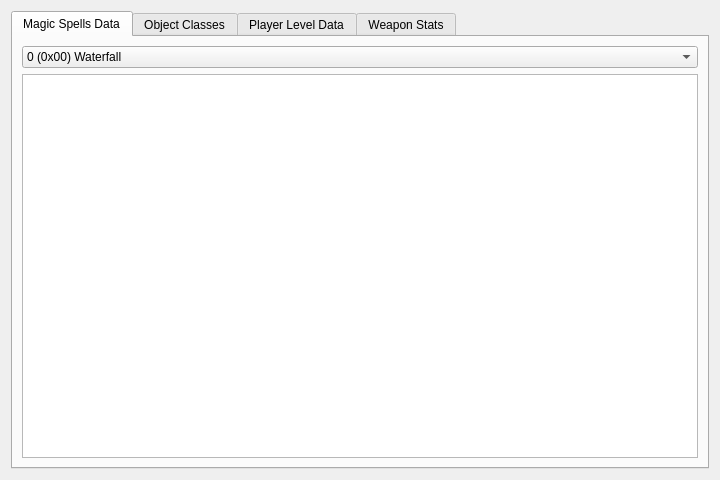
<?xml version="1.0" encoding="UTF-8"?>
<ui version="4.0">
 <class>GameDBEditWidget</class>
 <widget class="QWidget" name="GameDBEditWidget">
  <property name="geometry">
   <rect>
    <x>0</x>
    <y>0</y>
    <width>720</width>
    <height>480</height>
   </rect>
  </property>
  <property name="windowTitle">
   <string>Form</string>
  </property>
  <layout class="QHBoxLayout" name="horizontalLayout">
   <item>
    <widget class="QTabWidget" name="tabWidget">
     <property name="currentIndex">
      <number>0</number>
     </property>
     <widget class="QWidget" name="magicTab">
      <attribute name="title">
       <string>Magic Spells Data</string>
      </attribute>
      <layout class="QVBoxLayout" name="verticalLayout">
       <item>
        <widget class="QComboBox" name="magicCombo">
         <item>
          <property name="text">
           <string>0 (0x00) Waterfall</string>
          </property>
         </item>
         <item>
          <property name="text">
           <string>1 (0x01) Stone</string>
          </property>
         </item>
         <item>
          <property name="text">
           <string>2 (0x02) Earth Wave</string>
          </property>
         </item>
         <item>
          <property name="text">
           <string>3 (0x03) Meteor</string>
          </property>
         </item>
         <item>
          <property name="text">
           <string>4 (0x04) Wind Cutter</string>
          </property>
         </item>
         <item>
          <property name="text">
           <string>5 (0x05) Ice Storm</string>
          </property>
         </item>
         <item>
          <property name="text">
           <string>6 (0x06) Freeze</string>
          </property>
         </item>
         <item>
          <property name="text">
           <string>7 (0x07) Fire Ball</string>
          </property>
         </item>
         <item>
          <property name="text">
           <string>8 (0x08) Fire Wall</string>
          </property>
         </item>
         <item>
          <property name="text">
           <string>9 (0x09) Fire Storm</string>
          </property>
         </item>
         <item>
          <property name="text">
           <string>10 (0x0A) Flame</string>
          </property>
         </item>
         <item>
          <property name="text">
           <string>11 (0x0B) Lightning Volt</string>
          </property>
         </item>
         <item>
          <property name="text">
           <string>12 (0x0C) Flash</string>
          </property>
         </item>
         <item>
          <property name="text">
           <string>13 (0x0D) Seath</string>
          </property>
         </item>
         <item>
          <property name="text">
           <string>14 (0x0E) Dispoison</string>
          </property>
         </item>
         <item>
          <property name="text">
           <string>15 (0x0F) Resist Fire</string>
          </property>
         </item>
         <item>
          <property name="text">
           <string>16 (0x10) Earth Heal</string>
          </property>
         </item>
         <item>
          <property name="text">
           <string>17 (0x11) Missile Shield</string>
          </property>
         </item>
         <item>
          <property name="text">
           <string>18 (0x12) Light</string>
          </property>
         </item>
         <item>
          <property name="text">
           <string>19 (0x13) Breath</string>
          </property>
         </item>
         <item>
          <property name="text">
           <string>20 (0x14) Dunno</string>
          </property>
         </item>
         <item>
          <property name="text">
           <string>21 (0x15) Dunno</string>
          </property>
         </item>
         <item>
          <property name="text">
           <string>22 (0x16) Dunno</string>
          </property>
         </item>
         <item>
          <property name="text">
           <string>23 (0x17) Dunno</string>
          </property>
         </item>
         <item>
          <property name="text">
           <string>24 (0x18) Dunno</string>
          </property>
         </item>
         <item>
          <property name="text">
           <string>25 (0x19) Dunno</string>
          </property>
         </item>
         <item>
          <property name="text">
           <string>26 (0x1A) Dunno</string>
          </property>
         </item>
         <item>
          <property name="text">
           <string>27 (0x1B) Dunno</string>
          </property>
         </item>
         <item>
          <property name="text">
           <string>28 (0x1C) Dunno</string>
          </property>
         </item>
         <item>
          <property name="text">
           <string>29 (0x1D) Dunno</string>
          </property>
         </item>
         <item>
          <property name="text">
           <string>30 (0x1E) Dunno</string>
          </property>
         </item>
         <item>
          <property name="text">
           <string>31 (0x1F) Dunno</string>
          </property>
         </item>
         <item>
          <property name="text">
           <string>32 (0x20) Dunno</string>
          </property>
         </item>
         <item>
          <property name="text">
           <string>33 (0x21) Dunno</string>
          </property>
         </item>
         <item>
          <property name="text">
           <string>34 (0x22) Dunno</string>
          </property>
         </item>
         <item>
          <property name="text">
           <string>35 (0x23) Dunno</string>
          </property>
         </item>
         <item>
          <property name="text">
           <string>36 (0x24) Dunno</string>
          </property>
         </item>
         <item>
          <property name="text">
           <string>37 (0x25) Dunno</string>
          </property>
         </item>
         <item>
          <property name="text">
           <string>38 (0x26) Dunno</string>
          </property>
         </item>
         <item>
          <property name="text">
           <string>39 (0x27) Dunno</string>
          </property>
         </item>
         <item>
          <property name="text">
           <string>40 (0x28) Dunno</string>
          </property>
         </item>
         <item>
          <property name="text">
           <string>41 (0x29) Dunno</string>
          </property>
         </item>
         <item>
          <property name="text">
           <string>42 (0x2A) Dunno</string>
          </property>
         </item>
         <item>
          <property name="text">
           <string>43 (0x2B) Dunno</string>
          </property>
         </item>
         <item>
          <property name="text">
           <string>44 (0x2C) Dunno</string>
          </property>
         </item>
         <item>
          <property name="text">
           <string>45 (0x2D) Dunno</string>
          </property>
         </item>
         <item>
          <property name="text">
           <string>46 (0x2E) Dunno</string>
          </property>
         </item>
         <item>
          <property name="text">
           <string>47 (0x2F) Dunno</string>
          </property>
         </item>
         <item>
          <property name="text">
           <string>48 (0x30) Dunno</string>
          </property>
         </item>
         <item>
          <property name="text">
           <string>49 (0x31) Dunno</string>
          </property>
         </item>
         <item>
          <property name="text">
           <string>50 (0x32) Dunno</string>
          </property>
         </item>
         <item>
          <property name="text">
           <string>51 (0x33) Dunno</string>
          </property>
         </item>
         <item>
          <property name="text">
           <string>52 (0x34) Dunno</string>
          </property>
         </item>
         <item>
          <property name="text">
           <string>53 (0x35) Dunno</string>
          </property>
         </item>
         <item>
          <property name="text">
           <string>54 (0x36) Dunno</string>
          </property>
         </item>
         <item>
          <property name="text">
           <string>55 (0x37) Dunno</string>
          </property>
         </item>
         <item>
          <property name="text">
           <string>56 (0x38) Dunno</string>
          </property>
         </item>
         <item>
          <property name="text">
           <string>57 (0x39) Dunno</string>
          </property>
         </item>
         <item>
          <property name="text">
           <string>58 (0x3A) Dunno</string>
          </property>
         </item>
         <item>
          <property name="text">
           <string>59 (0x3B) Dunno</string>
          </property>
         </item>
         <item>
          <property name="text">
           <string>60 (0x3C) Dunno</string>
          </property>
         </item>
         <item>
          <property name="text">
           <string>61 (0x3D) Dunno</string>
          </property>
         </item>
         <item>
          <property name="text">
           <string>62 (0x3E) Dunno</string>
          </property>
         </item>
        </widget>
       </item>
       <item>
        <widget class="QTableView" name="magicTable">
         <property name="inputMethodHints">
          <set>Qt::ImhDigitsOnly</set>
         </property>
         <property name="alternatingRowColors">
          <bool>true</bool>
         </property>
        </widget>
       </item>
      </layout>
     </widget>
     <widget class="QWidget" name="objClassDecltab">
      <attribute name="title">
       <string>Object Classes</string>
      </attribute>
     </widget>
     <widget class="QWidget" name="lvlTab">
      <attribute name="title">
       <string>Player Level Data</string>
      </attribute>
     </widget>
     <widget class="QWidget" name="weaponStatTab">
      <attribute name="title">
       <string>Weapon Stats</string>
      </attribute>
     </widget>
    </widget>
   </item>
  </layout>
 </widget>
 <resources/>
 <connections/>
</ui>
